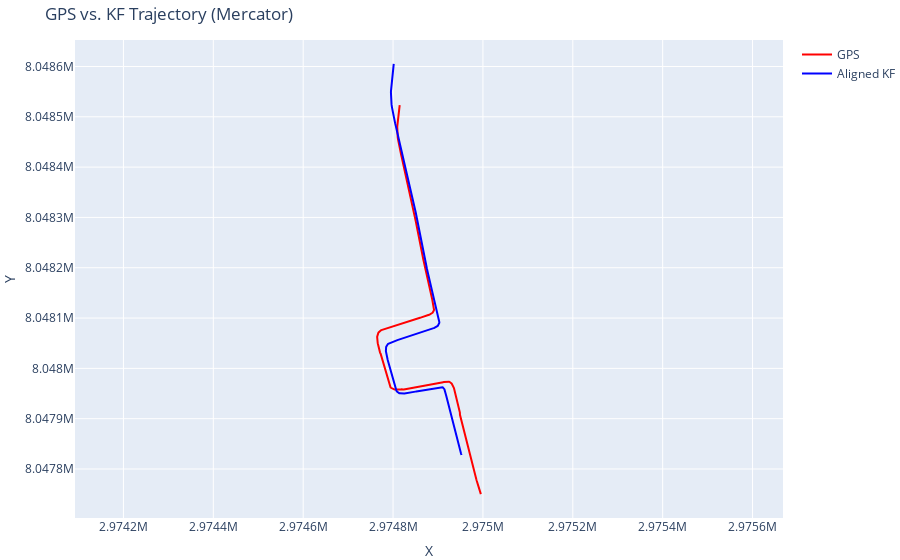

The notebook cell saved with this chart:
### Code cell
import pyproj
import math
from pykalman import KalmanFilter
import numpy as np
import plotly.express as px
import plotly.graph_objects as go
from plotly.subplots import make_subplots
from utils import read_keyframe_trajectory, read_map_points, read_gps_estimate, kabsch_umeyama, smooth_elevation


keyframes = read_keyframe_trajectory("KeyframeTrajectory.txt", "GPSTrajectory.txt")[1:]  # skip first keyframe (0,0,0)
map_points = read_map_points("MapPoints.txt")
gps_estimate = read_gps_estimate("GPS_estimates.txt")

noisy_elevation = np.array([kf.gps.alt for kf in keyframes])
smoothed_elevation, filtered_elevation = smooth_elevation(noisy_elevation)

kf_trajectory = np.array([[kf.x, kf.y, kf.z] for kf in keyframes])

tr = pyproj.Transformer.from_crs("epsg:4326", "epsg:3857", always_xy=True)
scale_factor = 1 / math.cos(math.radians(np.mean([kf.gps.lon for kf in keyframes])))
gps_path = np.array([tr.transform(kf.gps.lon, kf.gps.lat) for kf in keyframes])
gps_trajectory = np.hstack((gps_path, smoothed_elevation.reshape(-1, 1)))

R, c, t = kabsch_umeyama(gps_trajectory, kf_trajectory)
aligned_kf_trajectory = np.array([t + c * R @ p for p in kf_trajectory])
# t2 = aligned_kf_trajectory[0] - gps_trajectory[0]
# o_aligned_kf_trajectory = aligned_kf_trajectory - t2

fig = go.Figure()

fig.add_trace(go.Scatter(x=gps_trajectory[:, 0], y=gps_trajectory[:, 1], mode='lines', name='GPS', marker=dict(color='red')))
fig.add_trace(go.Scatter(x=aligned_kf_trajectory[:, 0], y=aligned_kf_trajectory[:, 1], mode='lines', name='Aligned KF', marker=dict(color='blue')))
# fig.add_trace(go.Scatter(x=o_aligned_kf_trajectory[:, 0], y=o_aligned_kf_trajectory[:, 1], mode='lines', name='Origin-aligned KF', marker=dict(color='green')))

fig.update_yaxes(scaleanchor="x", scaleratio=scale_factor,)
fig.update_layout(title="GPS vs. KF Trajectory (Mercator)", xaxis_title="X", yaxis_title="Y", margin=dict(l=0, r=0, t=40, b=0))
fig.show()

### Figure 1 — Plotly figure (JSON) as saved in the notebook; plotly's stock layout.template omitted (floating-point values rounded to 4 significant figures; data arrays with more than 128 entries replaced by an {"elided": "..."} marker saying what was removed)
{"data": [{"marker": {"color": "red"}, "mode": "lines", "name": "GPS", "type": "scatter", "x": {"elided": "500 float values"}, "y": {"elided": "500 float values"}}, {"marker": {"color": "blue"}, "mode": "lines", "name": "Aligned KF", "type": "scatter", "x": {"elided": "500 float values"}, "y": {"elided": "500 float values"}}], "layout": {"margin": {"b": 0, "l": 0, "r": 0, "t": 40}, "title": {"text": "GPS vs. KF Trajectory (Mercator)"}, "xaxis": {"title": {"text": "X"}}, "yaxis": {"scaleanchor": "x", "scaleratio": 1.12, "title": {"text": "Y"}}}}
